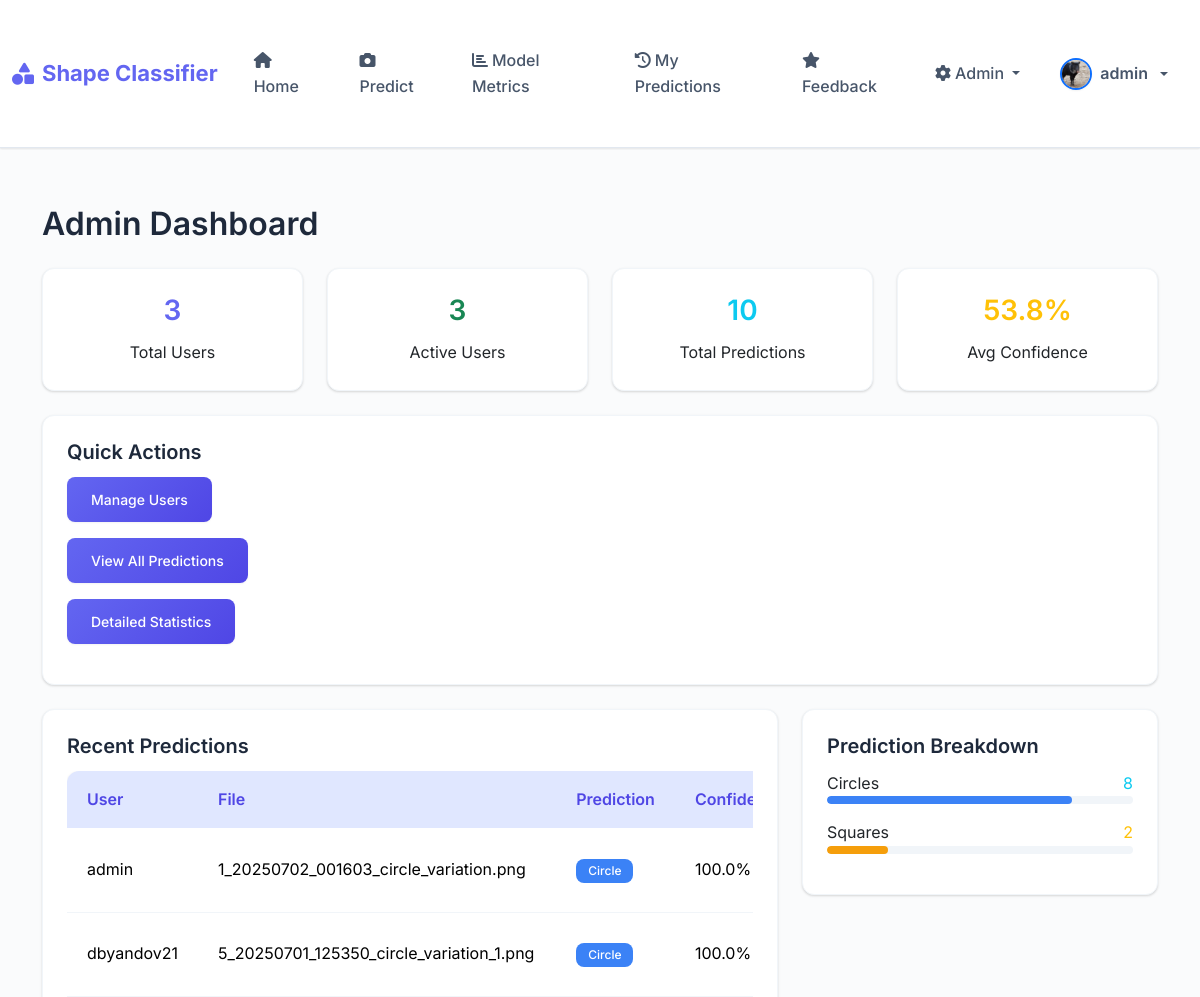
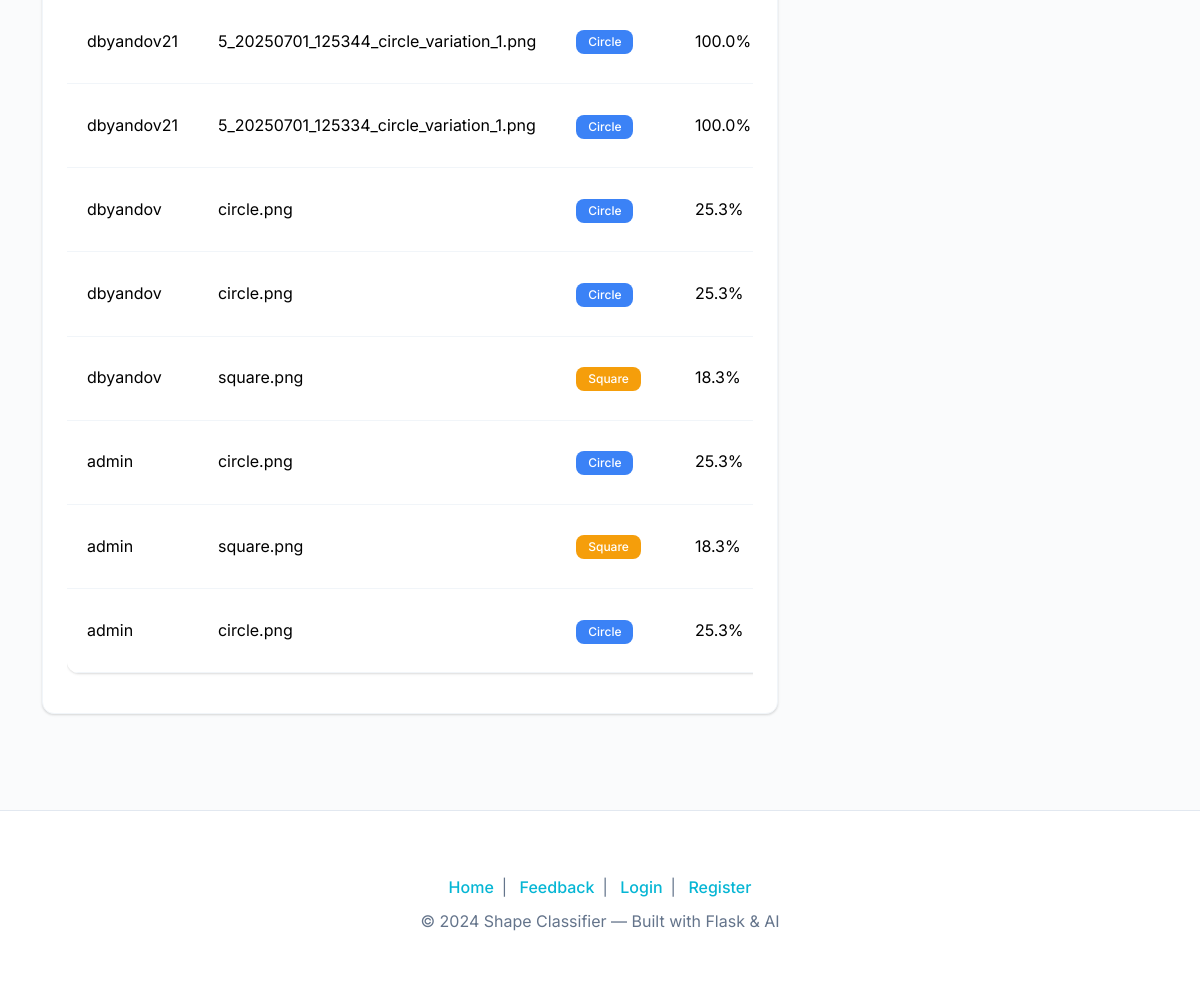
The page /admin/ (signed in) on the database its author committed (2 pictures, top to bottom).
### app/models/user.py (models this page shows, shortened)
class User(UserMixin, db.Model):
    id = db.Column(db.Integer, primary_key=True)
    username = db.Column(db.String(80), unique=True, nullable=False)
    email = db.Column(db.String(120), unique=True, nullable=False)
    password_hash = db.Column(db.String(128))
    profile_picture = db.Column(db.String(255), nullable=True)  # Store filename of profile picture
    role = db.Column(db.String(20), default='user')  # 'user' or 'admin'
    active = db.Column(db.Boolean, default=True)  # For deactivation
    created_at = db.Column(db.DateTime, default=datetime.utcnow)
    predictions = db.relationship('Prediction', backref='user', lazy=True)
    def is_admin(self):
        return self.role == 'admin'
    def get_profile_picture_url(self):
        if self.profile_picture:
            return f'/static/uploads/{self.profile_picture}'
        return f'https://ui-avatars.com/api/?name={self.username}&background=random&color=fff&size=200'

### app/models/prediction.py (models this page shows, shortened)
class Prediction(db.Model):
    id = db.Column(db.Integer, primary_key=True)
    user_id = db.Column(db.Integer, db.ForeignKey('user.id'), nullable=False)
    filename = db.Column(db.String(255), nullable=False)
    prediction = db.Column(db.String(20), nullable=False)  # 'Circle' or 'Square'
    confidence = db.Column(db.Float, nullable=True)
    created_at = db.Column(db.DateTime, default=datetime.utcnow)

### app/routes/admin.py (the view)
@admin.route('/')
@login_required
@admin_required
def dashboard():
    total_users = User.query.count()
    active_users = User.query.filter_by(active=True).count()
    total_predictions = Prediction.query.count()
    recent_predictions = Prediction.query.order_by(Prediction.created_at.desc()).limit(10).all()
    users = User.query.all()
    circle_predictions = Prediction.query.filter_by(prediction='Circle').count()
    square_predictions = Prediction.query.filter_by(prediction='Square').count()
    predictions_with_confidence = Prediction.query.filter(Prediction.confidence.isnot(None)).all()
    avg_confidence = 0
    if predictions_with_confidence:
        avg_confidence = sum(p.confidence for p in predictions_with_confidence) / len(predictions_with_confidence)
    return render_template('admin/admin_dashboard.html',
                         total_users=total_users,
                         active_users=active_users,
                         total_predictions=total_predictions,
                         recent_predictions=recent_predictions,
                         users=users,
                         circle_predictions=circle_predictions,
                         square_predictions=square_predictions,
                         avg_confidence=avg_confidence)

### app/templates/admin/admin_dashboard.html (shortened to what this page needs)
{% extends "base.html" %}
{% block content %}
<div class="container mt-4">
  <h2 class="mb-4">Admin Dashboard</h2>
  <div class="row mb-4">
    <div class="col-md-3">
      <div class="card text-center">
        <div class="card-body">
          <h3 class="card-title text-primary">{{ total_users }}</h3>
          <p class="card-text">Total Users</p>
        </div>
      </div>
    </div>
    <div class="col-md-3">
      <div class="card text-center">
        <div class="card-body">
          <h3 class="card-title text-success">{{ active_users }}</h3>
          <p class="card-text">Active Users</p>
        </div>
      </div>
    </div>
    <div class="col-md-3">
      <div class="card text-center">
        <div class="card-body">
          <h3 class="card-title text-info">{{ total_predictions }}</h3>
          <p class="card-text">Total Predictions</p>
        </div>
      </div>
    </div>
    <div class="col-md-3">
      <div class="card text-center">
        <div class="card-body">
          <h3 class="card-title text-warning">{{ "%.1f"|format(avg_confidence * 100) if avg_confidence else 0 }}%</h3>
          <p class="card-text">Avg Confidence</p>
        </div>
      </div>
    </div>
  </div>
  <div class="row mb-4">
    <div class="col-12">
      <div class="card">
        <div class="card-body">
          <h5 class="card-title">Quick Actions</h5>
          <p><a href="{{ url_for('admin.users') }}" class="btn btn-primary">Manage Users</a></p>
          <p><a href="{{ url_for('admin.predictions') }}" class="btn btn-primary">View All Predictions</a></p>
          <p><a href="{{ url_for('admin.statistics') }}" class="btn btn-primary">Detailed Statistics</a></p>
        </div>
      </div>
    </div>
  </div>
  <div class="row">
    <div class="col-md-8">
      <div class="card">
        <div class="card-body">
          <h5 class="card-title">Recent Predictions</h5>
          {% if recent_predictions %}
            <div class="table-responsive">
              <table class="table table-sm">
                <thead>
                  <tr>
                    <th>User</th>
                    <th>File</th>
                    <th>Prediction</th>
                    <th>Confidence</th>
                  </tr>
                </thead>
                <tbody>
                  {% for pred in recent_predictions %}
                  <tr>
                    <td>{{ pred.user.username }}</td>
                    <td>{{ pred.filename }}</td>
                    <td><span class="badge bg-{% if pred.prediction == 'Circle' %}info{% else %}warning{% endif %}">{{ pred.prediction }}</span></td>
                    <td>{{ "%.1f"|format(pred.confidence * 100) if pred.confidence else 'N/A' }}%</td>
                  </tr>
                  {% endfor %}
                </tbody>
              </table>
            </div>
          {% else %}
            <p class="text-muted">No predictions yet.</p>
          {% endif %}
        </div>
      </div>
    </div>
    <div class="col-md-4">
      <div class="card">
        <div class="card-body">
          <h5 class="card-title">Prediction Breakdown</h5>
          <div class="mb-3">
            <div class="d-flex justify-content-between">
              <span>Circles</span>
              <span class="text-info">{{ circle_predictions }}</span>
            </div>
            <div class="progress" style="height: 8px;">
              <div class="progress-bar bg-info" style="width: {{ (circle_predictions / total_predictions * 100) if total_predictions > 0 else 0 }}%"></div>
            </div>
          </div>
          <div class="mb-3">
            <div class="d-flex justify-content-between">
              <span>Squares</span>
              <span class="text-warning">{{ square_predictions }}</span>
            </div>
            <div class="progress" style="height: 8px;">
              <div class="progress-bar bg-warning" style="width: {{ (square_predictions / total_predictions * 100) if total_predictions > 0 else 0 }}%"></div>
            </div>
          </div>
        </div>
      </div>
    </div>
  </div>
</div>
{% endblock %}

### app/templates/components/navbar.html (shortened to what this page needs)
<nav class="navbar navbar-expand-lg bg-white shadow-sm py-2 sticky-top">
  <div class="container-fluid">
    <a class="navbar-brand fw-bold d-flex align-items-center gap-2" href="{{ url_for('main.index') }}">
      <i class="fas fa-shapes text-primary"></i> <span class="gradient-text">Shape Classifier</span>
    </a>
    <div class="collapse navbar-collapse" id="navbarNavDropdown">
      <ul class="navbar-nav me-auto mb-2 mb-lg-0 align-items-lg-center gap-lg-2">
        <li class="nav-item">
          <a class="nav-link{% if request.endpoint == 'main.index' %} active{% endif %}" href="{{ url_for('main.index') }}">
            <i class="fas fa-home me-1"></i>Home
          </a>
        </li>
        {% if current_user.is_authenticated %}
        <li class="nav-item">
          <a class="nav-link" href="{{ url_for('main.predict') }}">
            <i class="fas fa-camera me-1"></i>Predict
          </a>
        </li>
        <li class="nav-item">
          <a class="nav-link" href="{{ url_for('main.model_evaluation') }}">
            <i class="fas fa-chart-bar me-1"></i>Model Metrics
          </a>
        </li>
        <li class="nav-item">
          <a class="nav-link{% if request.endpoint == 'main.my_predictions' %} active{% endif %}" href="{{ url_for('main.my_predictions') }}">
            <i class="fas fa-history me-1"></i>My Predictions
          </a>
        </li>
        <li class="nav-item">
          <a class="nav-link{% if request.endpoint == 'main.feedback' %} active{% endif %}" href="{{ url_for('main.feedback') }}">
            <i class="fas fa-star me-1"></i>Feedback
          </a>
        </li>
        {% if current_user.is_admin() %}
        <li class="nav-item dropdown">
          <a class="nav-link dropdown-toggle" href="#" id="adminDropdown" role="button" data-bs-toggle="dropdown" aria-expanded="false">
            <i class="fas fa-cog me-1"></i>Admin
          </a>
        </li>
        {% endif %}
        {% endif %}
      </ul>
      <ul class="navbar-nav mb-2 mb-lg-0 align-items-lg-center gap-lg-2">
        {% if current_user.is_authenticated %}
        <li class="nav-item dropdown">
          <a class="nav-link dropdown-toggle d-flex align-items-center gap-2" href="#" id="userDropdown" role="button" data-bs-toggle="dropdown" aria-expanded="false">
            <img src="{{ current_user.get_profile_picture_url() }}"
                 alt="Profile"
                 class="rounded-circle border border-2 border-primary shadow-sm" style="width: 32px; height: 32px; object-fit: cover;">
            <span class="fw-semibold">{{ current_user.username }}</span>
          </a>
        </li>
        {% endif %}
      </ul>
    </div>
  </div>
</nav>

### app/static/css/custom.css (style rules this page uses)
:root { --primary: #6366f1; --primary-dark: #4f46e5; --primary-light: #e0e7ff; --accent: #06b6d4; --accent-dark: #0891b2; --accent-light: #e0f7fa; --background: #fafbfc; --surface: #ffffff; --surface-hover: #f8fafc; --text-primary: #1e293b; --text-secondary: #475569; --text-muted: #64748b; --text-light: #94a3b8; --success: #10b981; --success-light: #d1fae5; --danger: #ef4444; --danger-light: #fee2e2; --warning: #f59e0b; --warning-light: #fef3c7; --info: #3b82f6; --info-light: #dbeafe; --border: #e2e8f0; --border-light: #f1f5f9; --shadow-sm: 0 1px 2px 0 rgba(0, 0, 0, 0.05); --shadow: 0 1px 3px 0 rgba(0, 0, 0, 0.1), 0 1px 2px 0 rgba(0, 0, 0, 0.06); --shadow-md: 0 4px 6px -1px rgba(0, 0, 0, 0.1), 0 2px 4px -1px rgba(0, 0, 0, 0.06); --shadow-lg: 0 10px 15px -3px rgba(0, 0, 0, 0.1), 0 4px 6px -2px rgba(0, 0, 0, 0.05); --transition: all 0.2s cubic-bezier(0.4, 0, 0.2, 1); --transition-slow: all 0.3s cubic-bezier(0.4, 0, 0.2, 1); --radius-sm: 0.375rem; --radius: 0.5rem; --radius-md: 0.75rem; --radius-lg: 1rem; --radius-xl: 1.5rem; }
* { box-sizing: border-box; }
html, body { font-family: 'Inter', -apple-system, BlinkMacSystemFont, 'Segoe UI', Roboto, Oxygen, Ubuntu, Cantarell, sans-serif; background-color: var(--background); color: var(--text-secondary); line-height: 1.6; font-size: 16px; margin: 0; padding: 0; }
h1, h2, h3, h4, h5, h6 { color: var(--text-primary); font-weight: 600; line-height: 1.25; margin-bottom: 0.5rem; }
a { color: var(--accent); text-decoration: none; transition: var(--transition); }
.btn { font-weight: 500; border-radius: var(--radius); border: none; padding: 0.75rem 1.5rem; font-size: 0.875rem; transition: var(--transition); text-decoration: none; display: inline-flex; align-items: center; justify-content: center; gap: 0.5rem; cursor: pointer; }
.btn-primary { background: linear-gradient(135deg, var(--primary) 0%, var(--primary-dark) 100%); color: white !important; box-shadow: var(--shadow-sm); }
.card { background: var(--surface); border: 1px solid var(--border-light); border-radius: var(--radius-md); box-shadow: var(--shadow); transition: var(--transition); overflow: hidden; }
.card-body { padding: 1.5rem; }
.card-title { color: var(--text-primary); font-weight: 600; margin-bottom: 0.75rem; }
.navbar { background: var(--surface) !important; border-bottom: 1px solid var(--border); box-shadow: var(--shadow-sm); padding: 0.75rem 0; min-height: auto; }
.navbar-brand { font-weight: 700; font-size: 1.375rem; color: var(--primary) !important; text-decoration: none; }
.nav-link { color: var(--text-secondary) !important; font-weight: 500; padding: 0.5rem 1rem !important; border-radius: var(--radius); transition: var(--transition); margin: 0 0.25rem; }
.table { background: var(--surface); border-radius: var(--radius-md); overflow: hidden; box-shadow: var(--shadow); }
.table thead th { background: var(--primary-light); color: var(--primary-dark); font-weight: 600; border: none; padding: 1rem 1.25rem; }
.table tbody td { padding: 1rem 1.25rem; border-color: var(--border-light); vertical-align: middle; }
.progress { background: var(--border-light); border-radius: var(--radius); height: 0.75rem; }
.progress-bar { background: linear-gradient(90deg, var(--primary) 0%, var(--accent) 100%); border-radius: var(--radius); transition: width 0.6s ease; }
.badge { font-weight: 500; padding: 0.375rem 0.75rem; border-radius: var(--radius); font-size: 0.75rem; }
.bg-warning { background: var(--warning) !important; }
.bg-info { background: var(--info) !important; }
.shadow-sm { box-shadow: var(--shadow-sm) !important; }
.text-primary { color: var(--primary) !important; }

### app/templates/base.html (style rules this page uses)
.container, .container-fluid { padding-top: 2rem; padding-bottom: 2rem; }
.sticky-top { z-index: 1050; }

### app/templates/components/navbar.html (style rules this page uses)
.navbar, .navbar * { z-index: 1040 !important; }

### rows shown on the page
User: get_profile_picture_url (picture), username "admin"
Prediction: user.username "admin", filename "1_20250702_001603_circle_variation.png", prediction "Circle", confidence "100.0"
Prediction: user.username "dbyandov21", filename "5_20250701_125350_circle_variation_1.png", prediction "Circle", confidence "100.0"
Prediction: user.username "dbyandov21", filename "5_20250701_125344_circle_variation_1.png", prediction "Circle", confidence "100.0"
Prediction: user.username "dbyandov21", filename "5_20250701_125334_circle_variation_1.png", prediction "Circle", confidence "100.0"
Prediction: user.username "dbyandov", filename "circle.png", prediction "Circle", confidence "25.3"
Prediction: user.username "dbyandov", filename "circle.png", prediction "Circle", confidence "25.3"
Prediction: user.username "dbyandov", filename "square.png", prediction "Square", confidence "18.3"
Prediction: user.username "admin", filename "circle.png", prediction "Circle", confidence "25.3"
Prediction: user.username "admin", filename "square.png", prediction "Square", confidence "18.3"
Prediction: user.username "admin", filename "circle.png", prediction "Circle", confidence "25.3"

### other values the page prints
{{ total_users }} "3"
{{ active_users }} "3"
{{ total_predictions }} "10"
{{ "%.1f"|format(avg_confidence * 100) if avg_confidence else 0 }} "53.8"
{{ circle_predictions }} "8"
{{ square_predictions }} "2"
{{ 2024 }} "2024"
